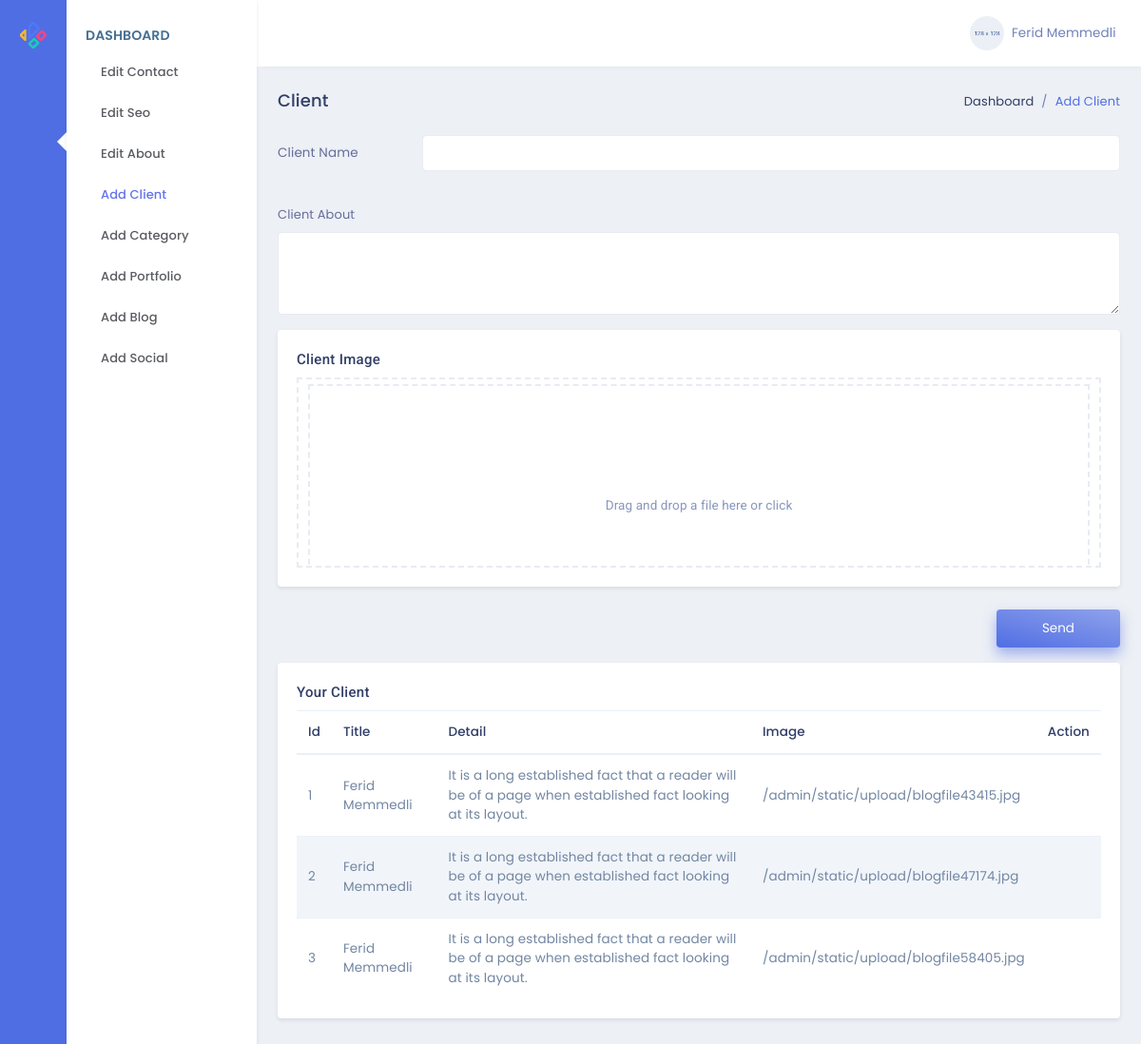
Screenshot of /admin/client (signed in) with the database file from the repository.
### models.py (models this page shows)
class Client(db.Model):
    id = db.Column(db.Integer, primary_key=True)
    title = db.Column(db.String(20),nullable=False)
    detail = db.Column(db.String,nullable=False)
    image = db.Column(db.String,nullable=False)

### admin/routes.py (the view, shortened to what this page needs)
@admin.route('/client',methods=['GET','POST'])
def adminClient():
    if not current_user.is_authenticated:
        return redirect('/auth')
    clnt=Client.query.all()
    return render_template('admin/editClient.html',clnt=clnt)

### models.py (called while the page is built)
@login_manager.user_loader
def load_user(user_id):
    return User.query.get(user_id)

### admin/templates/admin/editClient.html (shortened to what this page needs)
{% extends "admin/layout.html" %}
{% block contentAdmin %}
<div class="row">
    <div class="col-sm-12">
        <div class="page-title-box">
            <div class="float-right">
                <ol class="breadcrumb">
                    <li class="breadcrumb-item"><a href="javascript:void(0);">Dashboard</a></li>
                    <li class="breadcrumb-item active">Add Client</li>
                </ol>
            </div>
            <h4 class="page-title">Client</h4>
        </div>
    </div>
</div>
<form action="{{url_for('admin.adminClient')}}" method="POST" class="row" enctype="multipart/form-data">
    <div class="col-12">
        <div class="form-group row">
            <label for="example-text-input" class="col-2 col-form-label text-left">Client Name</label>
            <div class="col-10">
                <input class="form-control" name="title" type="text" id="example-text-input" required>
            </div>
        </div>
    </div>
    <div class="col-12">
        <div class="mt-3">
            <label class="mb-2">Client About</label>
            <textarea id="textarea" name="detail" class="form-control" maxlength="225" rows="3"></textarea>
        </div>
    </div>
    <div class="col-12 mt-3">
        <div class="card">
            <div class="card-body">
                <h4 class="mt-0 header-title">Client Image</h4>
                <div class="dropify-wrapper">
                </div>
            </div>
        </div>
    </div>
    <div class="col-sm-12 text-right">
        <button type="submit" class="btn btn-gradient-primary px-5 py-2">Send</button>
    </div>
</form>
<div class="row mt-3">
    <div class="col-lg-12">
        <div class="card">
            <div class="card-body">
                <h4 class="mt-0 header-title">Your Client</h4>
                <div class="table-responsive">
                    <table class="table table-striped mb-0">
                        <thead>
                            <tr>
                                <th>Id</th>
                                <th>Title</th>
                                <th>Detail</th>
                                <th>Image</th>
                                <th>Action</th>
                            </tr>
                        </thead>
                        <tbody>
                            {% for i in clnt %}
                            <tr>
                                <td>{{i.id}}</td>
                                <td>{{i.title}}</td>
                                <td>{{i.detail}}</td>
                                <td>{{i.image}}</td>
                                <td>
                                    <a href="/admin/deleteclient/{{i.id}}">
                                        <i class="fas fa-trash-alt text-danger font-16"></i></a>
                                </td>
                            </tr>
                            {% endfor %}
                        </tbody>
                    </table>
                </div>
            </div>
        </div>
    </div>
</div>
{% endblock %}

### rows the page displays
Client: id "1", title "Ferid Memmedli", detail "It is a long established fact that a reader will be of a page when established fact looking at its layout.", image "/admin/static/upload/blogfile43415.jpg"
Client: id "2", title "Ferid Memmedli", detail "It is a long established fact that a reader will be of a page when established fact looking at its layout.", image "/admin/static/upload/blogfile47174.jpg"
Client: id "3", title "Ferid Memmedli", detail "It is a long established fact that a reader will be of a page when established fact looking at its layout.", image "/admin/static/upload/blogfile58405.jpg"
